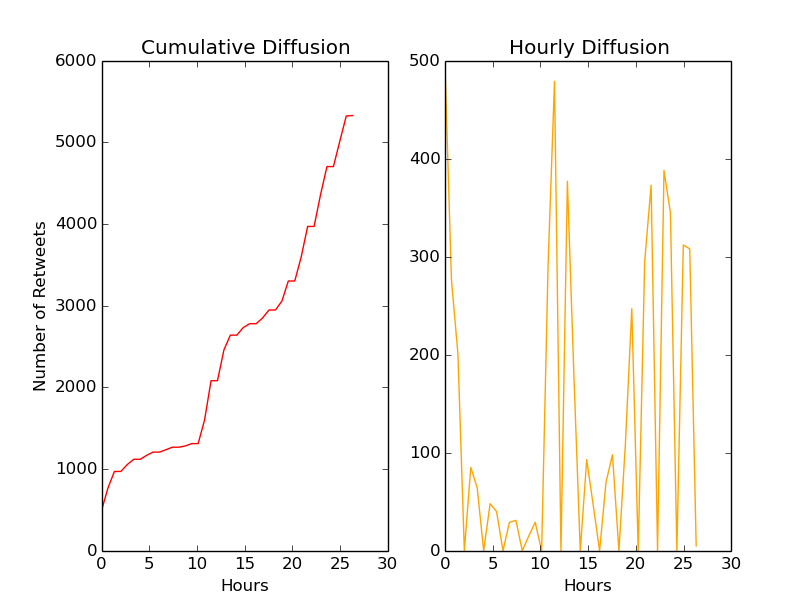

Here is the Python script that generated this plot:
#coding:utf-8
#绘制转发时间扩散、增长图
import matplotlib.pyplot as plt
import networkx as nx 
from datetime import datetime
import numpy as np
with open('data.csv', 'r') as f:
	rt_time = []
	for line in f:
	    time= line.strip().split(',')[-1]
	    time = time[1:-1]
	    rt_time.append(time)
day = [(str(i)[0:10]+'-'+str(i)[11:13]) for i in rt_time]
day = [datetime.strptime(d, '%Y-%m-%d-%H') for d in day]
day_weibo = datetime.strptime('2015-12-07-10', '%Y-%m-%d-%H') #源微博发出时间
hours = [(i-day_weibo).total_seconds()/3600 for i in day]
values, base = np.histogram(hours, bins = 40)
cumulative = np.cumsum(values)
plt.subplot(1, 2, 1)
plt.plot(base[:-1], cumulative, c = 'red')
plt.title('Cumulative Diffusion')
plt.ylabel('Number of Retweets')
plt.xlabel('Hours')
plt.subplot(1, 2, 2 )
plt.plot(base[:-1], values, c = 'orange')
plt.title('Hourly Diffusion')
plt.xlabel('Hours')
plt.show()
